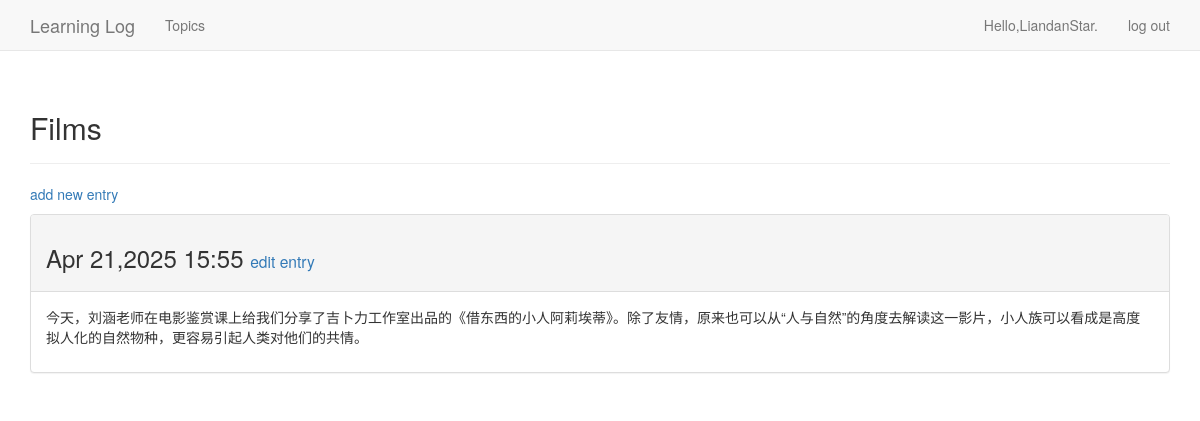
/topics/3 (signed in), run on the app's committed database.
### learning_logs/models.py (models this page shows, shortened)
class Topic(models.Model):
    text = models.CharField(max_length=200)
    date_added = models.DateTimeField(auto_now_add=True)
    owner = models.ForeignKey(User,on_delete=models.CASCADE)
    def __str__(self):
        return self.text

class Entry(models.Model):
    topic = models.ForeignKey(Topic,on_delete=models.CASCADE)
    text = models.TextField()
    date_added = models.DateTimeField(auto_now_add=True)
    class Meta:
        verbose_name_plural = "entries"

### learning_logs/views.py (the view)
# urls.py: path('topics/<int:topic_id>',views.topic,name='topic'),
@login_required
def topic(request,topic_id):
    topic = Topic.objects.get(id = topic_id)
    entries = topic.entry_set.order_by('-date_added')
    context = {'topic':topic,'entries':entries}
    return render(request,'learning_logs/topic.html',context)

### learning_logs/templates/learning_logs/topic.html
  {% extends "learning_logs/base.html" %}
  {% block header %}
    <h2>{{ topic }}</h2>
  {% endblock header %}
  {% block content %}
    <p>
      <a href="{% url 'learning_logs:new_entry' topic.id %}">add new entry</a>
    </p>
    {% for entry in entries %}
      <div class="panel panel-default">
        <div class="panel-heading">
          <h3>
            {{entry.date_added|date:'M d,Y H:i'}}
            <small>
              <a href="{% url 'learning_logs:edit_entry' entry.id %}">edit entry</a>
            </small>
          </h3>
        </div>
        <div class="panel-body">
          {{entry.text|linebreaks}}
        </div>
      </div>
    {% empty %}
        There are no entries for this topic yet.
    {% endfor %}
  {% endblock content %}

### learning_logs/templates/learning_logs/base.html (shortened to what this page needs)
{% load bootstrap3 %}
<!DOCTYPE html>
<html lang="en">
  <head>
    {% bootstrap_css %}
  </head>
  <body>
    <nav class="navbar navbar-default navbar-static-top">
      <div class="container">
        <div class="navbar-header">
          <a class="navbar-brand" href="{% url 'learning_logs:index' %}">Learning Log</a>
        </div>
        <div id="navbar" class="navbar-collapse collapse">
          <ul class="nav navbar-nav">
            <li><a href="{% url 'learning_logs:topics' %}">Topics</a></li>
          </ul>
          <ul class="nav navbar-nav navbar-right">
            {% if user.is_authenticated %}
              <li><a>Hello,{{ user.username }}.</a></li>
              <li><a href="{% url 'users:logout' %}">log out</a></li>
            {% else %}
              <li><a href="{% url 'users:register' %}">register</a></li>
              <li><a href="{% url 'users:login' %}">log in</a></li>
            {% endif %}
          </ul>
        </div>
      </div>
    </nav>
    <div class="container">
      <div class="page-header">
        {% block header %}{% endblock header %}
      </div>
      <div>
        {% block content %}{% endblock content %}
      </div>
    </div>
  </body>
</html>

### data on the page
Topic: text "Films"
Entry: date_added "Apr 21,2025 15:55", text "今天，刘涵老师在电影鉴赏课上给我们分享了吉卜力工作室出品的《借东西的小人阿莉埃蒂》。除了友情，原来也可以从“人与自然”的角度去解读这一影片，小人族可以看成是高度拟人化的自然物种，更容易引起人类对他们的共情。"

### other printed values
{{ user.username }} "LiandanStar"
